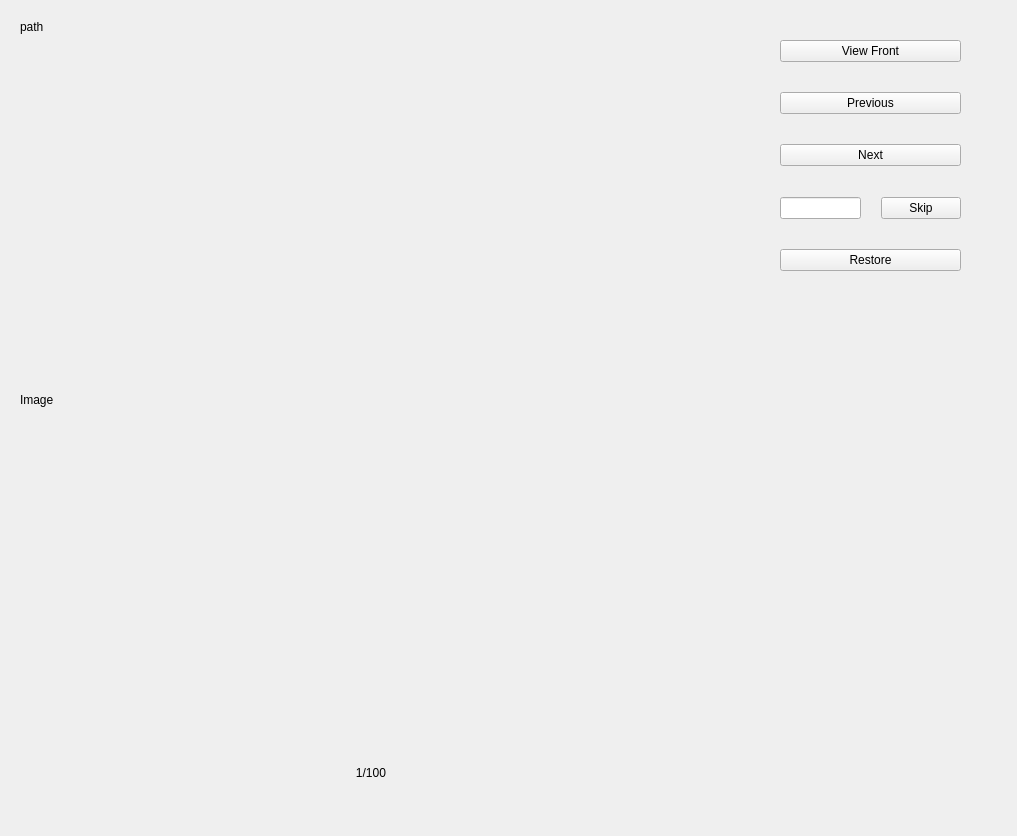
<?xml version="1.0" encoding="UTF-8"?>
<ui version="4.0">
 <class>SelectWindow</class>
 <widget class="QWidget" name="SelectWindow">
  <property name="geometry">
   <rect>
    <x>0</x>
    <y>0</y>
    <width>1017</width>
    <height>836</height>
   </rect>
  </property>
  <property name="windowTitle">
   <string>Select Images</string>
  </property>
  <widget class="QWidget" name="verticalLayoutWidget">
   <property name="geometry">
    <rect>
     <x>20</x>
     <y>20</y>
     <width>702</width>
     <height>760</height>
    </rect>
   </property>
   <layout class="QVBoxLayout" name="verticalLayout">
    <item>
     <widget class="QLabel" name="label_Name">
      <property name="autoFillBackground">
       <bool>false</bool>
      </property>
      <property name="text">
       <string>path</string>
      </property>
     </widget>
    </item>
    <item>
     <spacer name="verticalSpacer">
      <property name="orientation">
       <enum>Qt::Vertical</enum>
      </property>
      <property name="sizeHint" stdset="0">
       <size>
        <width>20</width>
        <height>40</height>
       </size>
      </property>
     </spacer>
    </item>
    <item>
     <widget class="QLabel" name="label_Image">
      <property name="minimumSize">
       <size>
        <width>700</width>
        <height>700</height>
       </size>
      </property>
      <property name="mouseTracking">
       <bool>false</bool>
      </property>
      <property name="text">
       <string>Image</string>
      </property>
     </widget>
    </item>
    <item>
     <spacer name="verticalSpacer_2">
      <property name="orientation">
       <enum>Qt::Vertical</enum>
      </property>
      <property name="sizeHint" stdset="0">
       <size>
        <width>20</width>
        <height>40</height>
       </size>
      </property>
     </spacer>
    </item>
    <item>
     <widget class="QLabel" name="label_Number">
      <property name="layoutDirection">
       <enum>Qt::LeftToRight</enum>
      </property>
      <property name="text">
       <string>1/100</string>
      </property>
      <property name="alignment">
       <set>Qt::AlignCenter</set>
      </property>
     </widget>
    </item>
   </layout>
  </widget>
  <widget class="QWidget" name="verticalLayoutWidget_2">
   <property name="geometry">
    <rect>
     <x>780</x>
     <y>40</y>
     <width>181</width>
     <height>231</height>
    </rect>
   </property>
   <layout class="QVBoxLayout" name="verticalLayout_3">
    <item>
     <widget class="QPushButton" name="pushButton_Change">
      <property name="text">
       <string>View Front</string>
      </property>
     </widget>
    </item>
    <item>
     <spacer name="verticalSpacer_3">
      <property name="orientation">
       <enum>Qt::Vertical</enum>
      </property>
      <property name="sizeHint" stdset="0">
       <size>
        <width>20</width>
        <height>40</height>
       </size>
      </property>
     </spacer>
    </item>
    <item>
     <widget class="QPushButton" name="pushButton_Previous">
      <property name="text">
       <string>Previous</string>
      </property>
     </widget>
    </item>
    <item>
     <spacer name="verticalSpacer_4">
      <property name="orientation">
       <enum>Qt::Vertical</enum>
      </property>
      <property name="sizeHint" stdset="0">
       <size>
        <width>20</width>
        <height>40</height>
       </size>
      </property>
     </spacer>
    </item>
    <item>
     <widget class="QPushButton" name="pushButton_Next">
      <property name="text">
       <string>Next</string>
      </property>
     </widget>
    </item>
    <item>
     <spacer name="verticalSpacer_5">
      <property name="orientation">
       <enum>Qt::Vertical</enum>
      </property>
      <property name="sizeHint" stdset="0">
       <size>
        <width>20</width>
        <height>40</height>
       </size>
      </property>
     </spacer>
    </item>
    <item>
     <layout class="QHBoxLayout" name="horizontalLayout">
      <item>
       <widget class="QLineEdit" name="lineEdit_skip"/>
      </item>
      <item>
       <spacer name="horizontalSpacer">
        <property name="orientation">
         <enum>Qt::Horizontal</enum>
        </property>
        <property name="sizeHint" stdset="0">
         <size>
          <width>40</width>
          <height>20</height>
         </size>
        </property>
       </spacer>
      </item>
      <item>
       <widget class="QPushButton" name="pushButton_Skip">
        <property name="text">
         <string>Skip</string>
        </property>
       </widget>
      </item>
     </layout>
    </item>
    <item>
     <spacer name="verticalSpacer_6">
      <property name="orientation">
       <enum>Qt::Vertical</enum>
      </property>
      <property name="sizeHint" stdset="0">
       <size>
        <width>20</width>
        <height>40</height>
       </size>
      </property>
     </spacer>
    </item>
    <item>
     <widget class="QPushButton" name="pushButton_Restore">
      <property name="text">
       <string>Restore</string>
      </property>
     </widget>
    </item>
   </layout>
  </widget>
 </widget>
 <resources/>
 <connections/>
</ui>
